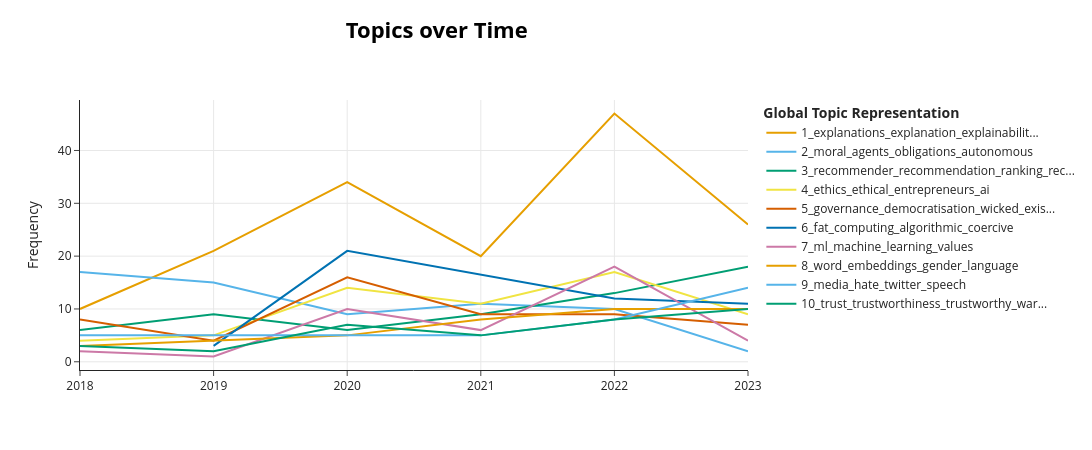

Notebook source saved alongside this figure:
### Code cell
topics_over_time = topic_model.topics_over_time(corpus, dates)
fig = topic_model.visualize_topics_over_time(topics_over_time, topics=list(range(1, 11)))
fig.show()

### Figure 1 — Plotly figure (JSON) as saved in the notebook; plotly's stock layout.template omitted (floating-point values rounded to 4 significant figures)
{"data": [{"hoverinfo": "text", "hovertext": ["<b>Topic 1</b><br>Words: active, rationalization, explanation, blackbox, uncertainty", "<b>Topic 1</b><br>Words: explanations, maxsat, interpretable, predictions, interpretability", "<b>Topic 1</b><br>Words: explainability, explanations, aix360, explainable, explanation", "<b>Topic 1</b><br>Words: explanations, shapelets, explanation, counterfactual, nearest", "<b>Topic 1</b><br>Words: explanations, explanation, xai, explainability, explainable", "<b>Topic 1</b><br>Words: explanations, saliency, explanation, explainable, understanding"], "marker": {"color": "#E69F00"}, "mode": "lines", "name": "1_explanations_explanation_explainabilit...", "x": [2018, 2019, 2020, 2021, 2022, 2023], "y": [10, 21, 34, 20, 47, 26], "type": "scatter"}, {"hoverinfo": "text", "hovertext": ["<b>Topic 2</b><br>Words: moral, preferences, agents, intelligent, norm", "<b>Topic 2</b><br>Words: moral, virtue, trolleymod, agents, rules", "<b>Topic 2</b><br>Words: moral, adc, logic, deontic, selfish", "<b>Topic 2</b><br>Words: agents, judging, moral, reasoning, ecas", "<b>Topic 2</b><br>Words: moral, stochastic, obligations, ama, constrained", "<b>Topic 2</b><br>Words: metanormativity, optimizations, neglected, commitments, robust"], "marker": {"color": "#56B4E9"}, "mode": "lines", "name": "2_moral_agents_obligations_autonomous", "x": [2018, 2019, 2020, 2021, 2022, 2023], "y": [17, 15, 9, 11, 10, 2], "type": "scatter"}, {"hoverinfo": "text", "hovertext": ["<b>Topic 3</b><br>Words: recommendation, recommender, effectiveness, independenceenhanced, multisided", "<b>Topic 3</b><br>Words: recommender, news, polarization, topk, recommenders", "<b>Topic 3</b><br>Words: ranker, recommendation, ranking, handson, query", "<b>Topic 3</b><br>Words: viewpoint, marketplaces, recommendations, recommendation, organic", "<b>Topic 3</b><br>Words: recommender, exposure, item, rankings, gs", "<b>Topic 3</b><br>Words: ranking, recommendation, retrieval, recommendations, tampering"], "marker": {"color": "#009E73"}, "mode": "lines", "name": "3_recommender_recommendation_ranking_rec...", "x": [2018, 2019, 2020, 2021, 2022, 2023], "y": [6, 9, 6, 9, 13, 18], "type": "scatter"}, {"hoverinfo": "text", "hovertext": ["<b>Topic 4</b><br>Words: jill, watson, assistant, virtual, pregnant", "<b>Topic 4</b><br>Words: extenders, cognitive, extended, tensions, principles", "<b>Topic 4</b><br>Words: ethics, courses, priorities, nearlongterm, documents", "<b>Topic 4</b><br>Words: ethics, teaming, course, pedagogy, inclusion", "<b>Topic 4</b><br>Words: ethics, entrepreneurs, startups, metaethics, innovation", "<b>Topic 4</b><br>Words: ethics, sectors, honor, sectorspecific, entrepreneurs"], "marker": {"color": "#F0E442"}, "mode": "lines", "name": "4_ethics_ethical_entrepreneurs_ai", "x": [2018, 2019, 2020, 2021, 2022, 2023], "y": [4, 5, 14, 11, 17, 9], "type": "scatter"}, {"hoverinfo": "text", "hovertext": ["<b>Topic 5</b><br>Words: wicked, super, strategypolicy, problems, rhetoric", "<b>Topic 5</b><br>Words: behaviours, respondents, bidding, agenda, narratives", "<b>Topic 5</b><br>Words: epistemic, centralised, governance, intelligence, translations", "<b>Topic 5</b><br>Words: aiinduced, big, institutional, futuristic, tech", "<b>Topic 5</b><br>Words: existential, governance, south, global, humanity", "<b>Topic 5</b><br>Words: democratisation, adoption, governance, leaders, institutional"], "marker": {"color": "#D55E00"}, "mode": "lines", "name": "5_governance_democratisation_wicked_exis...", "x": [2018, 2019, 2020, 2021, 2022, 2023], "y": [8, 4, 16, 9, 9, 7], "type": "scatter"}, {"hoverinfo": "text", "hovertext": ["<b>Topic 6</b><br>Words: greenlining, speaking, behalf, abstraction, delegation", "<b>Topic 6</b><br>Words: fat, computing, coercive, organizing, power", "<b>Topic 6</b><br>Words: facct, imprint, imaginaries, foresight, conference", "<b>Topic 6</b><br>Words: environmental, algorithmic, participatory, technologists, harms"], "marker": {"color": "#0072B2"}, "mode": "lines", "name": "6_fat_computing_algorithmic_coercive", "x": [2019, 2020, 2022, 2023], "y": [3, 21, 12, 11], "type": "scatter"}, {"hoverinfo": "text", "hovertext": ["<b>Topic 7</b><br>Words: innovators, applicationoriented, biological, assembling, classifies", "<b>Topic 7</b><br>Words: disorders, mental, suicide, unobtrusive, inadvertent", "<b>Topic 7</b><br>Words: reliabilism, arbiter, modeltypes, discipline, justification", "<b>Topic 7</b><br>Words: cards, toolkit, practitioners, ml, big", "<b>Topic 7</b><br>Words: ml, unification, machine, teaching, replication", "<b>Topic 7</b><br>Words: ml, illness, practices, interactive, computing"], "marker": {"color": "#CC79A7"}, "mode": "lines", "name": "7_ml_machine_learning_values", "x": [2018, 2019, 2020, 2021, 2022, 2023], "y": [2, 1, 10, 6, 18, 4], "type": "scatter"}, {"hoverinfo": "text", "hovertext": ["<b>Topic 8</b><br>Words: movie, movies, unintended, posters, plots", "<b>Topic 8</b><br>Words: names, word, embeddings, tokens, embedding", "<b>Topic 8</b><br>Words: embeddings, word, sentiment, vectors, polarity", "<b>Topic 8</b><br>Words: languages, intersectional, openended, females, language", "<b>Topic 8</b><br>Words: word, gender, embeddings, grammatical, words", "<b>Topic 8</b><br>Words: tgnb, gender, language, translation, pronouns"], "marker": {"color": "#E69F00"}, "mode": "lines", "name": "8_word_embeddings_gender_language", "x": [2018, 2019, 2020, 2021, 2022, 2023], "y": [3, 4, 5, 8, 10, 10], "type": "scatter"}, {"hoverinfo": "text", "hovertext": ["<b>Topic 9</b><br>Words: media, realtime, bot, illae, causedriven", "<b>Topic 9</b><br>Words: media, digitalstakeout, casm, tweets, log", "<b>Topic 9</b><br>Words: dialect, religious, antimuslim, tweet, harmful", "<b>Topic 9</b><br>Words: hate, speech, annotator, aae, movements", "<b>Topic 9</b><br>Words: cropping, nlp, twitter, stigmatized, climate"], "marker": {"color": "#56B4E9"}, "mode": "lines", "name": "9_media_hate_twitter_speech", "x": [2018, 2020, 2021, 2022, 2023], "y": [5, 5, 5, 8, 14], "type": "scatter"}, {"hoverinfo": "text", "hovertext": ["<b>Topic 10</b><br>Words: goodfaith, humanmental, delineating, machinebased, equivalents", "<b>Topic 10</b><br>Words: sdc, trust, simulator, autonomous, virtual", "<b>Topic 10</b><br>Words: trust, intelligibility, aiassisted, feas, calibrate", "<b>Topic 10</b><br>Words: trust, warranted, formalization, similarity, prerequisites", "<b>Topic 10</b><br>Words: trust, trustworthiness, cues, advice, humanai", "<b>Topic 10</b><br>Words: trustworthy, endusers, trust, certification, distrust"], "marker": {"color": "#009E73"}, "mode": "lines", "name": "10_trust_trustworthiness_trustworthy_war...", "x": [2018, 2019, 2020, 2021, 2022, 2023], "y": [3, 2, 7, 5, 8, 10], "type": "scatter"}], "layout": {"xaxis": {"showgrid": true}, "yaxis": {"showgrid": true, "title": {"text": "Frequency"}}, "title": {"font": {"size": 22, "color": "Black"}, "text": "<b>Topics over Time</b>", "y": 0.95, "x": 0.4, "xanchor": "center", "yanchor": "top"}, "hoverlabel": {"font": {"size": 16, "family": "Rockwell"}, "bgcolor": "white"}, "width": 1250, "height": 450, "legend": {"title": {"text": "<b>Global Topic Representation"}}}}
